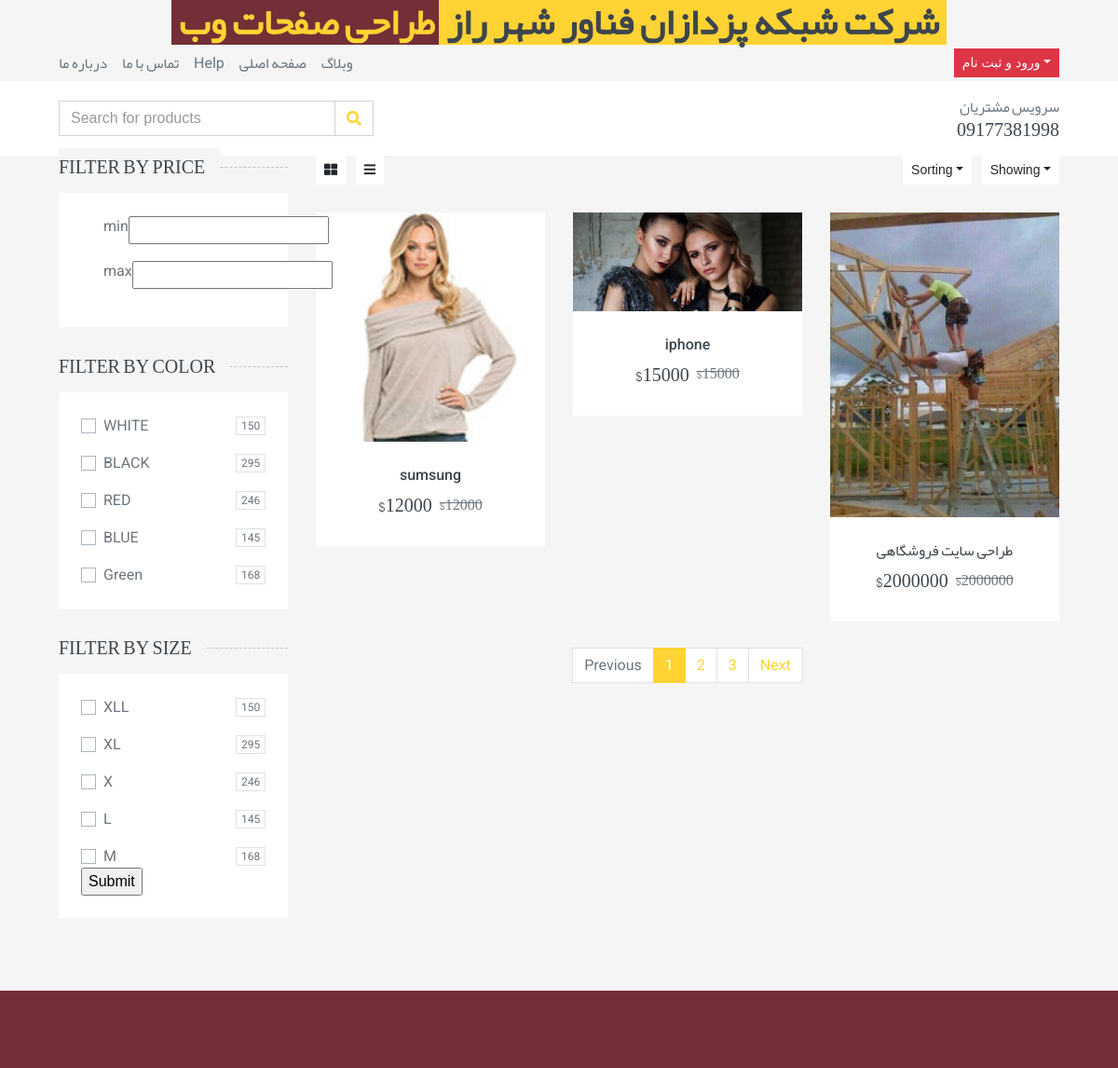
The app's page /products/all (upper part), older data.
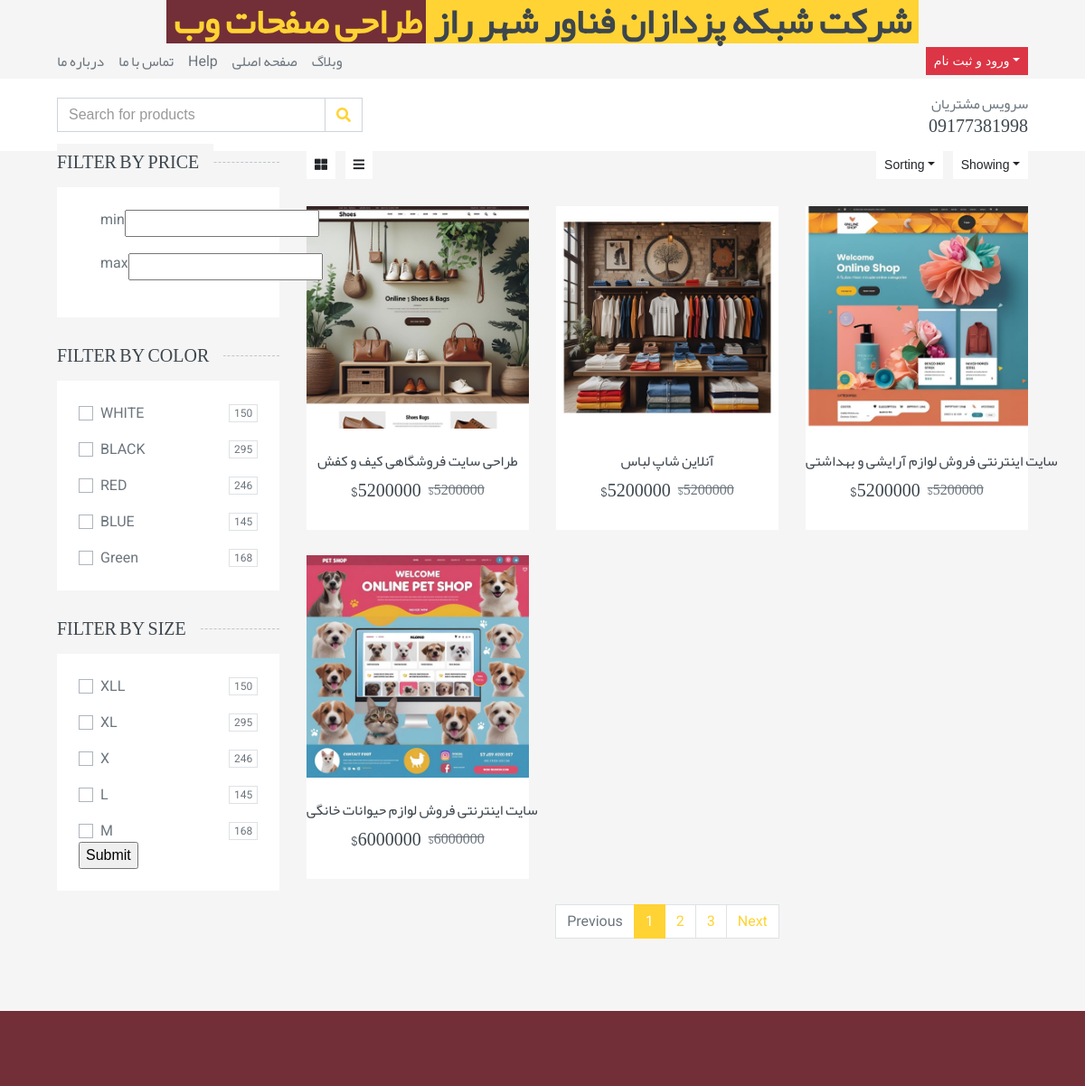
The same page, newer data.
### product/models.py (models this page shows, shortened)
class Product(models.Model):
    category = models.ManyToManyField(Category,blank=True,null=True)
    title = models.CharField(max_length=50)
    description =models.TextField()
    price = models.IntegerField()
    discount = models.IntegerField()
    image = models.ImageField(upload_to='products')
    size =models.ManyToManyField("Size", related_name='products', null=True , blank=True)
    color = models.ManyToManyField("Color", related_name='products')

### product/views.py (the view)
# urls.py: path('all',views.ProductsListView.as_view(),name='products_list')
class ProductsListView(ListView):
    template_name='product/products_list.html'
    model = Product
    context_object_name = 'products'
    def get_queryset(self):
        queryset = super().get_queryset()
        request = self.request
        colors = request.GET.getlist('color')
        sizes = request.GET.getlist('size')
        min_price = request.GET.get('min_price')
        max_price = request.GET.get('max_price')
        if colors:
            queryset = queryset.filter(color__title__in=colors).distinct()
        if sizes:
            queryset = queryset.filter(size__title__in=sizes).distinct()
        try:
            if min_price:
                min_price_value = float(min_price)
                queryset = queryset.filter(price__gte=min_price_value)
            if max_price:
                max_price_value = float(max_price)
                queryset = queryset.filter(price__lte=max_price_value)
        except ValueError:
            pass
        return queryset

### product/templates/product/products_list.html (shortened to what this page needs)
{% extends "base.html" %}
{% load static %}
{% block main %}
    <div class="container-fluid">
        <div class="row px-xl-5">
            <div class="col-lg-3 col-md-4">
                <h5 class="section-title position-relative text-uppercase mb-3"><span class="bg-secondary pr-3">Filter by price</span></h5>
                <div class="bg-light p-4 mb-30">
                    <form>
                        <div class="custom-control custom-checkbox d-flex align-items-center justify-content-between mb-3">
                           <label  for="price-all">min </label>
                            <input type="number" name="min_price" id="price-all">
                        </div>
                        <div class="custom-control custom-checkbox d-flex align-items-center justify-content-between mb-3">
                           <label  for="price-all">max </label>
                            <input type="number" name="max_price" id="price-all">
                        </div>
                </div>
                <h5 class="section-title position-relative text-uppercase mb-3"><span class="bg-secondary pr-3">Filter by color</span></h5>
                <div class="bg-light p-4 mb-30">
                        <div class="custom-control custom-checkbox d-flex align-items-center justify-content-between mb-3">
                            <label class="custom-control-label" for="color-1">WHITE</label>
                            <span class="badge border font-weight-normal">150</span>
                        </div>
                        <div class="custom-control custom-checkbox d-flex align-items-center justify-content-between mb-3">
                            <label class="custom-control-label" for="color-2">BLACK</label>
                            <span class="badge border font-weight-normal">295</span>
                        </div>
                        <div class="custom-control custom-checkbox d-flex align-items-center justify-content-between mb-3">
                            <label class="custom-control-label" for="color-3">RED</label>
                            <span class="badge border font-weight-normal">246</span>
                        </div>
                        <div class="custom-control custom-checkbox d-flex align-items-center justify-content-between mb-3">
                            <label class="custom-control-label" for="color-4">BLUE</label>
                            <span class="badge border font-weight-normal">145</span>
                        </div>
                        <div class="custom-control custom-checkbox d-flex align-items-center justify-content-between">
                            <label class="custom-control-label" for="color-5">Green</label>
                            <span class="badge border font-weight-normal">168</span>
                        </div>
                </div>
                <h5 class="section-title position-relative text-uppercase mb-3"><span class="bg-secondary pr-3">Filter by size</span></h5>
                <div class="bg-light p-4 mb-30">
                        <div class="custom-control custom-checkbox d-flex align-items-center justify-content-between mb-3">
                            <label class="custom-control-label" for="size-1">XLL</label>
                            <span class="badge border font-weight-normal">150</span>
                        </div>
                        <div class="custom-control custom-checkbox d-flex align-items-center justify-content-between mb-3">
                            <label class="custom-control-label" for="size-2">XL</label>
                            <span class="badge border font-weight-normal">295</span>
                        </div>
                        <div class="custom-control custom-checkbox d-flex align-items-center justify-content-between mb-3">
                            <label class="custom-control-label" for="size-3">X</label>
                            <span class="badge border font-weight-normal">246</span>
                        </div>
                        <div class="custom-control custom-checkbox d-flex align-items-center justify-content-between mb-3">
                            <label class="custom-control-label" for="size-4">L</label>
                            <span class="badge border font-weight-normal">145</span>
                        </div>
                        <div class="custom-control custom-checkbox d-flex align-items-center justify-content-between">
                            <label class="custom-control-label" for="size-5">M</label>
                            <span class="badge border font-weight-normal">168</span>
                        </div>
                        <input type="submit">
                </div>
            </div>
            <div class="col-lg-9 col-md-8">
                <div class="row pb-3">
                    <div class="col-12 pb-1">
                        <div class="d-flex align-items-center justify-content-between mb-4">
                            <div>
                                <button class="btn btn-sm btn-light"><i class="fa fa-th-large"></i></button>
                                <button class="btn btn-sm btn-light ml-2"><i class="fa fa-bars"></i></button>
                            </div>
                            <div class="ml-2">
                                <div class="btn-group">
                                    <button type="button" class="btn btn-sm btn-light dropdown-toggle" data-toggle="dropdown">Sorting</button>
                                </div>
                                <div class="btn-group ml-2">
                                    <button type="button" class="btn btn-sm btn-light dropdown-toggle" data-toggle="dropdown">Showing</button>
                                </div>
                            </div>
                                {% for product in products %}
                        </div>
                    </div>
                    <div class="col-lg-4 col-md-6 col-sm-6 pb-1">
                        <div class="product-item bg-light mb-4">
                            <div class="product-img position-relative overflow-hidden">
                                <img class="img-fluid w-100" src="{{ product.image.url}}" alt="">
                                <div class="product-action">
                                </div>
                            </div>
                            <div class="text-center py-4">
                                <a class="h6 text-decoration-none text-truncate" href="">{{ product.title }}</a>
                                <div class="d-flex align-items-center justify-content-center mt-2">
                                    <h5>${{product.price}}</h5><h6 class="text-muted ml-2"><del>${{product.price}}</del></h6>
                                </div>
                            </div>
{% endfor %}
                        </div>
                    </div>
                    <div class="col-12">
                        <nav>
                          <ul class="pagination justify-content-center">
                            <li class="page-item disabled"><a class="page-link" href="#">Previous</span></a></li>
                            <li class="page-item active"><a class="page-link" href="#">1</a></li>
                            <li class="page-item"><a class="page-link" href="#">2</a></li>
                            <li class="page-item"><a class="page-link" href="#">3</a></li>
                            <li class="page-item"><a class="page-link" href="#">Next</a></li>
                          </ul>
                        </nav>
                    </div>
                </div>
            </div>
        </div>
    </div>
{% endblock main %}

### templates/base.html (shortened to what this page needs)
{% load static %}
{% load render_partial %}
<!DOCTYPE html>
<html lang="en">
<head>
   {% include "includes/head_links.html" %}
</head>
<body>
     {% include "includes/topbar.html" %}
{% block main %}
{% endblock main %}
     {% include "includes/footer.html" %}
</body>
</html>

### templates/includes/head_links.html (shortened to what this page needs)
 {% load static %}
    <link href="https://cdnjs.cloudflare.com/ajax/libs/font-awesome/5.10.0/css/all.min.css" rel="stylesheet">
    <link href=" {% static 'lib/animate/animate.min.css' %} " rel="stylesheet">
    <link href=" {% static 'lib/owlcarousel/assets/owl.carousel.min.css' %} " rel="stylesheet">
    <link href="{% static 'css/style.css' %} " rel="stylesheet">

### templates/includes/topbar.html (shortened to what this page needs)
   {% load static %}
<div class=" d-flex flex-column flex-md-row align-items-center justify-content-center">
        <span class="font h1 text-uppercase text-primary bg-dark px-2 mb-2 mb-md-0">طراحی صفحات وب</span>
        <span class="font h1 text-uppercase text-dark bg-primary px-2 ml-n1 mb-2 mb-md-0">شرکت شبکه پزدازان فناور شهر راز</span>
</div>
   <div class="container-fluid">
        <div class="row bg-secondary py-1 px-xl-5">
            <div class="col-lg-6 d-none d-lg-block">
                <div class="d-inline-flex align-items-center h-100">
                    <a class="text-body mr-3" href=" {% url "home:aboutus" %} ">درباره ما</a>
                    <a class="text-body mr-3" href=" {% url "account:contact-us" %} ">تماس با ما</a>
                    <a class="text-body mr-3" href="">Help</a>
                    <a class="text-body mr-3" href="  {% url "home:home" %}">صفحه اصلی</a>
                    <a class="text-body mr-3" href="">وبلاگ </a>
                </div>
            </div>
            <div class="col-lg-6 text-center text-lg-right">
                <div class="d-inline-flex align-items-center">
                    <div class="btn-group">
                        <button type="button" class="btn btn-sm btn-danger dropdown-toggle" data-toggle="dropdown">ورود و ثبت نام</button>
                    </div>
                </div>
            </div>
        </div>
        <div class="row align-items-center bg-light py-3 px-xl-5 d-none d-lg-flex">
            <div class="col-lg-4 col-6 text-left">
                <form action="">
                    <div class="input-group">
                        <input type="text" class="form-control" placeholder="Search for products">
                        <div class="input-group-append">
                            <span class="input-group-text bg-transparent text-primary">
                                <i class="fa fa-search"></i>
                            </span>
                        </div>
                    </div>
                </form>
            </div>
            <div class="col-lg-8 col-6 text-right">
                <p class="m-0  ">سرویس مشتریان</p>
                <h5 class="m-0 font">09177381998</h5>
            </div>
        </div>
    </div>

### templates/includes/footer.html (shortened to what this page needs)
  {% load static %}
  <div class="container-fluid bg-dark text-secondary mt-5 pt-5">
        <div class="row px-xl-5 pt-5">
        </div>
    </div>

### templates/includes/footer_links.html (shortened to what this page needs)
{% load static %}

Row changes from the older to the newer data that the page shows:
removed Product: image (picture), title "sumsung", price "12000"
removed Product: image (picture), title "iphone", price "15000"
removed Product: image (picture), title "طراحی سایت فروشگاهی", price "2000000"
added Product: image (picture), title "طراحی سایت فروشگاهی کیف و کفش", price "5200000"
added Product: image (picture), title "آنلاین شاپ لباس", price "5200000"
added Product: image (picture), title "سایت اینترنتی فروش لوازم آرایشی و بهداشتی", price "5200000"
added Product: image (picture), title "سایت اینترنتی فروش لوازم حیوانات خانگی", price "6000000"
